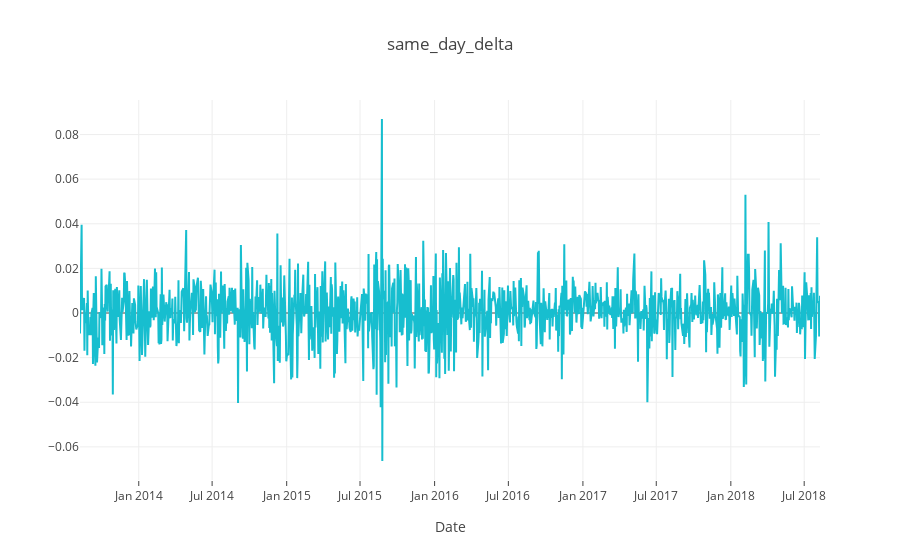

Notebook cell for this chart:
### Markdown cell above
# plot "same_day_delta"

### Code cell
trace1 = go.Scatter(
                    x = dataDF.Date,
                    y = dataDF.same_day_delta,
                    mode = "lines",
                    name = "Close",
                    marker = dict(color = '#17BECF'))

data = [trace1]
layout = dict(title = 'same_day_delta',
              xaxis= dict(title= 'Date',ticklen= 5,zeroline= True))
fig = dict(data = data, layout = layout)
iplot(fig, filename="same_day_delta")

### Figure 1 — Plotly figure (JSON) as saved in the notebook; plotly's stock layout.template omitted (floating-point values rounded to 4 significant figures; data arrays with more than 128 entries replaced by an {"elided": "..."} marker saying what was removed)
{"data": [{"marker": {"color": "#17BECF"}, "mode": "lines", "name": "Close", "type": "scatter", "uid": "056f5394-a0ff-11e8-9630-d053494eb1af", "x": {"elided": "1260 str values"}, "y": {"elided": "1260 float values"}}], "layout": {"title": "same_day_delta", "xaxis": {"ticklen": 5, "title": "Date", "zeroline": true}}}
